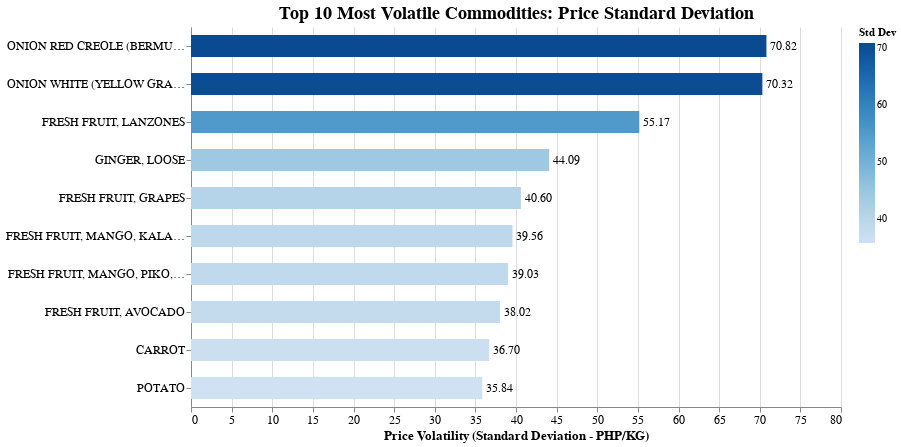

Notebook source saved alongside this figure:
### Code cell
final_bar_chart = (
    alt.Chart(top_10_volatility)
    .mark_bar(size=22) 
    .encode(
        y=alt.Y(
            'Commodity_Name:N',
            sort=alt.EncodingSortField(
                field='Price_Std', 
                op='mean', 
                order='descending'
            ),
            title=None
        ),
        x=alt.X(
            'Price_Std:Q',
            title='Price Volatility (Standard Deviation - PHP/KG)'
        ),
        color=alt.Color(
            'Price_Std:Q',
            scale=alt.Scale(
                scheme='blues'
            ),
            title='Std Dev'
        ),
        tooltip=[
            alt.Tooltip('Commodity_Name:N', title='Commodity'),
            alt.Tooltip('Price_Std:Q', format='.2f', title='Std Dev (PHP)')
        ]
    )
)

text_layer = (
    alt.Chart(top_10_volatility)
    .mark_text(
        align='left',
        baseline='middle',
        dx=4,
        fontSize=12,
        color='black'
    )
    .encode(
        y=alt.Y(
            'Commodity_Name:N',
            sort=alt.EncodingSortField(
                field='Price_Std', 
                order='descending'
            )
        ),
        x='Price_Std:Q',
        text=alt.Text('Price_Std:Q', format='.2f')
    )
)

final_chart = (
    (final_bar_chart + text_layer)
    .properties(
        title='Top 10 Most Volatile Commodities: Price Standard Deviation',
        width=650,
        height=380
    )
    .configure_title(
        anchor='middle',  
        fontSize=18,
        fontWeight='bold'
    )
    .configure_axis(
        labelFontSize=12,
        titleFontSize=13
    )
    .configure_view(
        strokeWidth=0
    )
    .interactive(bind_y=False)
)

final_chart.display()

### Figure 1 — Vega-Lite specification as saved in the notebook (floating-point values rounded to 4 significant figures)
{"config": {"view": {"continuousWidth": 300, "continuousHeight": 300, "strokeWidth": 0}, "axis": {"labelFontSize": 12, "titleFontSize": 13}, "title": {"anchor": "middle", "fontSize": 18, "fontWeight": "bold"}}, "layer": [{"mark": {"type": "bar", "size": 22}, "encoding": {"color": {"field": "Price_Std", "scale": {"scheme": "blues"}, "title": "Std Dev", "type": "quantitative"}, "tooltip": [{"field": "Commodity_Name", "title": "Commodity", "type": "nominal"}, {"field": "Price_Std", "format": ".2f", "title": "Std Dev (PHP)", "type": "quantitative"}], "x": {"field": "Price_Std", "title": "Price Volatility (Standard Deviation - PHP/KG)", "type": "quantitative"}, "y": {"field": "Commodity_Name", "sort": {"field": "Price_Std", "op": "mean", "order": "descending"}, "title": null, "type": "nominal"}}, "name": "view_23"}, {"mark": {"type": "text", "align": "left", "baseline": "middle", "color": "black", "dx": 4, "fontSize": 12}, "encoding": {"text": {"field": "Price_Std", "format": ".2f", "type": "quantitative"}, "x": {"field": "Price_Std", "type": "quantitative"}, "y": {"field": "Commodity_Name", "sort": {"field": "Price_Std", "order": "descending"}, "type": "nominal"}}}], "data": {"name": "data-684ddc294a64117af244216d9130804e"}, "height": 380, "params": [{"name": "param_29", "select": {"type": "interval", "encodings": ["x"]}, "bind": "scales", "views": ["view_23"]}], "title": "Top 10 Most Volatile Commodities: Price Standard Deviation", "width": 650, "$schema": "https://vega.github.io/schema/vega-lite/v5.20.1.json", "datasets": {"data-684ddc294a64117af244216d9130804e": [{"Commodity_Name": "ONION RED CREOLE (BERMUDA RED)", "Price_Std": 70.82}, {"Commodity_Name": "ONION WHITE (YELLOW GRANEX)", "Price_Std": 70.32}, {"Commodity_Name": "FRESH FRUIT, LANZONES", "Price_Std": 55.17}, {"Commodity_Name": "GINGER, LOOSE", "Price_Std": 44.09}, {"Commodity_Name": "FRESH FRUIT, GRAPES", "Price_Std": 40.6}, {"Commodity_Name": "FRESH FRUIT, MANGO, KALABAW, RIPE, MEDIUM", "Price_Std": 39.56}, {"Commodity_Name": "FRESH FRUIT, MANGO, PIKO, RIPE, MEDIUM", "Price_Std": 39.03}, {"Commodity_Name": "FRESH FRUIT, AVOCADO", "Price_Std": 38.02}, {"Commodity_Name": "CARROT", "Price_Std": 36.7}, {"Commodity_Name": "POTATO", "Price_Std": 35.84}]}}
